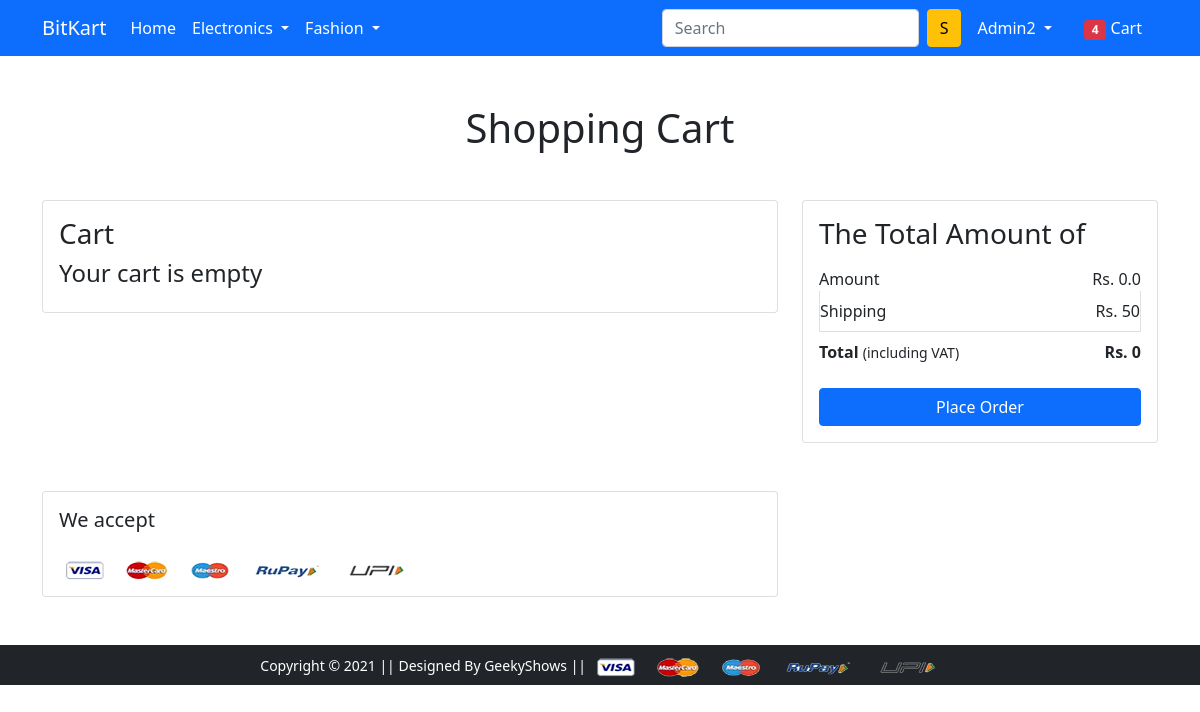
Page /cart/ (signed in) on the earlier database version.
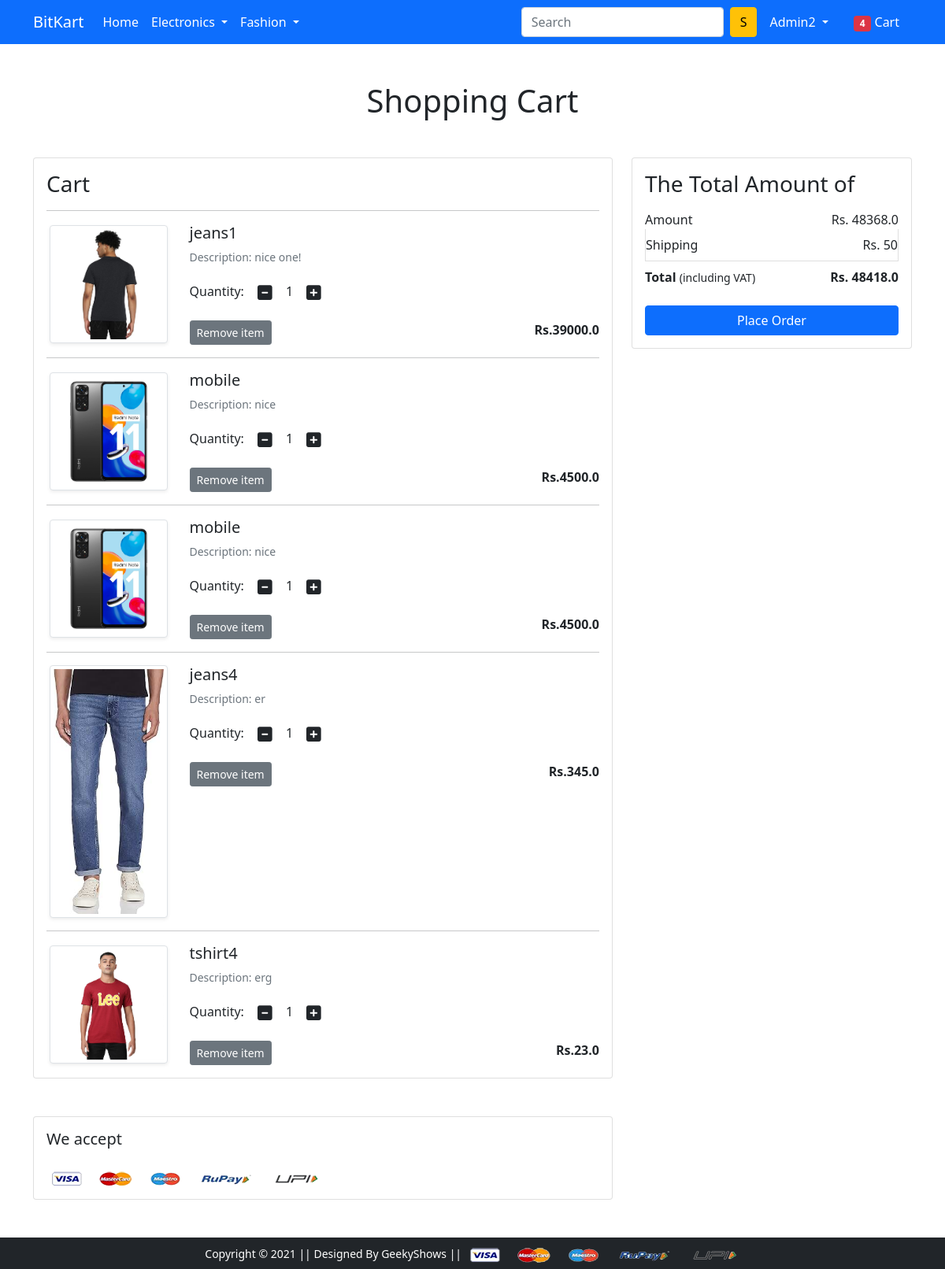
Same page on the later database version.
### app/models.py (models this page shows, shortened)
class Cart(models.Model):
    user = models.ForeignKey(User, on_delete=models.CASCADE)
    product = models.ForeignKey(Product, on_delete=models.CASCADE)
    quantity = models.PositiveIntegerField(default=1)

class Product(models.Model):
    title = models.CharField(max_length=100)
    selling_price = models.FloatField()
    discounted_price = models.FloatField()
    description = models.TextField()
    brand = models.CharField(max_length=100)
    category = models.CharField(choices=CATEGORY_CHOICES, max_length=2)
    product_image = models.ImageField(upload_to="productimg")

### app/views.py (the view)
# urls.py: path('cart/', views.show_cart, name='showcart'),
def show_cart(request):
 user=request.user
 if user.is_authenticated:
  carts=Cart.objects.filter(user=user)
  total_amt=0.0
  delivery_charge=50
  for cart in carts:
   product=cart.product
   total_amt+=(cart.quantity*product.discounted_price)
  total=total_amt+delivery_charge
  message=""
  if(total==delivery_charge):
   total=0
   message="Your cart is empty"
  return render(request, 'app/addtocart.html',{'carts':carts,'total_amt':total_amt,'delivery_charge':delivery_charge,'total':total,'message':message})

### app/templates/app/addtocart.html (shortened to what this page needs)
{% extends 'app/base.html' %}
{% load static %}
{% block main-content %}
<div class="container my-5">
 <div class="row">
  <h1 class="text-center mb-5">Shopping Cart</h1>
  <div class="col-sm-8">
  <div class="card">
   <div class="card-body">
    <h3>Cart</h3>
     <h4>{{message}}</h4>
    {% for cart in carts %}
    <hr>
    <div class="row">
     <div class="col-sm-3 text-center align-self-center"><img src="{{cart.product.product_image.url}}" alt="" srcset="" class="img-fluid img-thumbnail shadow-sm" height="150" width="150"> </div>
     <div class="col-sm-9">
      <div>
       <h5>{{cart.product.title}}</h5>
       <p class="mb-2 text-muted small">Description: {{cart.product.description}}</p>
       <div class="my-3">
        <label for="quantity">Quantity:</label>
        <a class="minus-cart btn"  pid="{{cart.product.id}}"><i class="fas fa-minus-square fa-lg"></i></a>
          <span id="quantity">{{cart.quantity}}</span>
        <a class="plus-cart btn"  pid="{{cart.product.id}}"><i class="fas fa-plus-square fa-lg"></i></a>
       </div>
       <div class="d-flex justify-content-between">
        <a href="#" class="btn btn-sm btn-secondary mr-3 remove-cart"  pid="{{cart.product.id}}">Remove item </a>
        <p class="mb-0"><span><strong>Rs.{{cart.product.discounted_price}}</strong></span></p>
       </div>
      </div>
     </div>
    </div>
    {% endfor %}
   </div>
   </div>
  </div>
  <div class="col-sm-4">
   <div class="card">
    <div class="card-body">
      <h3>The Total Amount of</h3>
      <ul class="list-group">
       <li class="list-group-item d-flex justify-content-between align-items-center border-0 px-0 pb-0">Amount<span>Rs. <span id="total_amt">{{total_amt}}</span></span></li>
       <li class="list-group-item d-flex justify-content-between align-items-center px-0">Shipping<span>Rs. {{delivery_charge}}</span></li>
       <li class="list-group-item d-flex justify-content-between align-items-center border-0 px-0 mb-3">
        <div>
           <strong>Total</strong> <small>(including VAT)</small>
         </div>
         <span><strong>Rs. <strong id="total">{{total}}</strong></strong></span>
       </li>
      </ul>
      <div class="d-grid"><a href="{% url 'checkout' %}" class="btn btn-primary">Place Order</a></div>
    </div>
   </div>
  </div>
 </div>
</div>
<div class="container">
 <div class="row">
  <div class="col-sm-8">
   <div class="card">
    <div class="card-body">
      <h5 class="mb-4">We accept</h5>
      <img src="{% static 'app/images/payment.png' %}" alt="" class="img-fluid">
    </div>
  </div>
  </div>
 </div>
</div>
{% endblock main-content %}

### app/templates/app/base.html (shortened to what this page needs)
<!doctype html>
{% load static %}
<html lang="en">
  <head>
    <link href="https://cdn.jsdelivr.net/npm/bootstrap@5.0.0-beta1/dist/css/bootstrap.min.css" rel="stylesheet">
    <link rel="stylesheet" href="{% static 'app/css/owl.carousel.min.css' %}">
    <link rel="stylesheet" href="{% static 'app/css/all.min.css' %}">
    <link rel="stylesheet" href="{% static 'app/css/style.css' %}">
  </head>
  <body>
    <nav class="navbar navbar-expand-lg navbar-dark bg-primary">
     <div class="container">
       <a class="navbar-brand" href="/">BitKart</a>
       <div class="collapse navbar-collapse" id="navbarSupportedContent">
         <ul class="navbar-nav me-auto mb-2 mb-lg-0">
           <li class="nav-item">
             <a class="nav-link active" aria-current="page" href="/">Home</a>
           </li>
           <li class="nav-item dropdown">
             <a class="nav-link dropdown-toggle text-white" href="#" id="electronicsDropdown" role="button" data-bs-toggle="dropdown" aria-expanded="false">
               Electronics
             </a>
           </li>
           <li class="nav-item dropdown">
             <a class="nav-link dropdown-toggle text-white" href="#" id="fashionDropdown" role="button" data-bs-toggle="dropdown" aria-expanded="false">
               Fashion
             </a>
           </li>
         </ul>
         <form class="d-flex">
           <input class="form-control me-2" type="search" placeholder="Search" aria-label="Search">
           <button class="btn btn-warning" type="submit">S</button>
         </form>
         <div>
          <ul class="navbar-nav me-auto mb-2 mb-lg-0">
            {% if request.user.is_authenticated %}
           <li class="nav-item dropdown mx-2">
              <a class="nav-link dropdown-toggle text-white" href="#" id="profileDropdown" role="button" data-bs-toggle="dropdown" aria-expanded="false">
                {{request.user.username|capfirst}}
              </a>
            </li>
            <li class="nav-item mx-2">
             <a href="{% url 'showcart' %}" class="nav-link text-white"><span class="badge bg-danger">4</span> Cart </a>
            </li>
            {% endif %}
          </ul>
         </div>
       </div>
     </div>
    </nav>
    {% block main-content %} {% endblock main-content %}
    <footer class="container-fluid bg-dark text-center p-2 mt-5">
        <small class="text-white">Copyright &copy; 2021 || Designed By GeekyShows || </small>
        <img src="{% static 'app/images/payment.png' %}" alt="" srcset="" class="img-fluid" height="2px">
    </footer>
  </body>
</html>

Differences in the rows shown:
added Cart: product.product_image (picture), product "jeans1", product.description "nice one!", quantity "1", product.discounted_price "39000.0"
added Cart: product.product_image (picture), product "mobile", product.description "nice", quantity "1", product.discounted_price "4500.0"
added Cart: product.product_image (picture), product "mobile", product.description "nice", quantity "1", product.discounted_price "4500.0"
added Cart: product.product_image (picture), product "jeans4", product.description "er", quantity "1", product.discounted_price "345.0"
added Cart: product.product_image (picture), product "tshirt4", product.description "erg", quantity "1", product.discounted_price "23.0"
Other differences:
{{ total_amt }}: "0.0" → "48368.0"
{{ total }}: "0" → "48418.0"
{{ message }}: "Your cart is empty" → (not shown)
